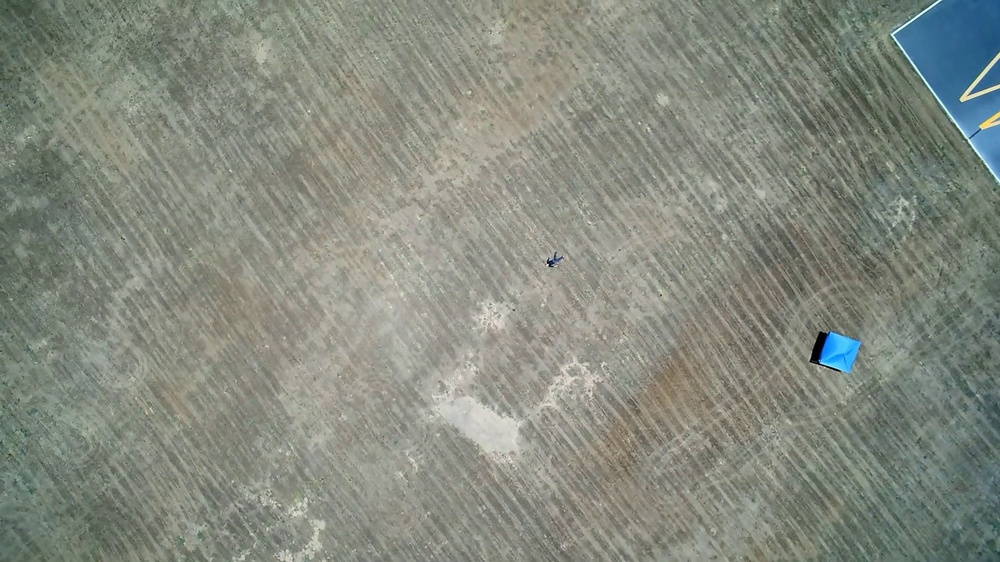
#> input picture data/real/tent_mannequin_multi.jpg, 1000 x 562 px, shrunk from 1920 x 1080 before the run, found by its file name
$ python augment_frames.py
#> lines starting #> are read from the running program, lines starting #| are printed output that depends on the picture
#> in main, img is the input picture: shape (562, 1000, 3); mean B, G, R 127.2, 138.2, 133.1
"""Synthetically expand real-frame variety for the generalization test.

We only have 4 clean real frames, all from one flight pass seconds apart --
not enough variety to claim the agent "generalizes." This script makes 4
augmented variants of each real frame (brightness up/down, small rotation,
horizontal flip) so training sees more lighting/orientation diversity per
scene, while the held-out test in train_rl_generalization.py still holds out
an entire real scene (base frame + all its variants) it never saw in any
form.

Usage:
    python src/augment_frames.py
"""
from pathlib import Path

import cv2
import numpy as np

BASE_FRAMES = {
    "frame_multi": "data/real/tent_mannequin_multi.jpg",
    "frame_mannequin_tent": "data/real/mannequin_tent.jpg",
    "frame_single_tent": "data/real/single_tent.jpg",
    "frame_tent_closeup": "data/real/tent_closeup.jpg",
}

OUT_DIR = Path("data/real/augmented")


def brightness(img, delta):
#> called with delta = 35
    return cv2.convertScaleAbs(img, alpha=1.0, beta=delta)
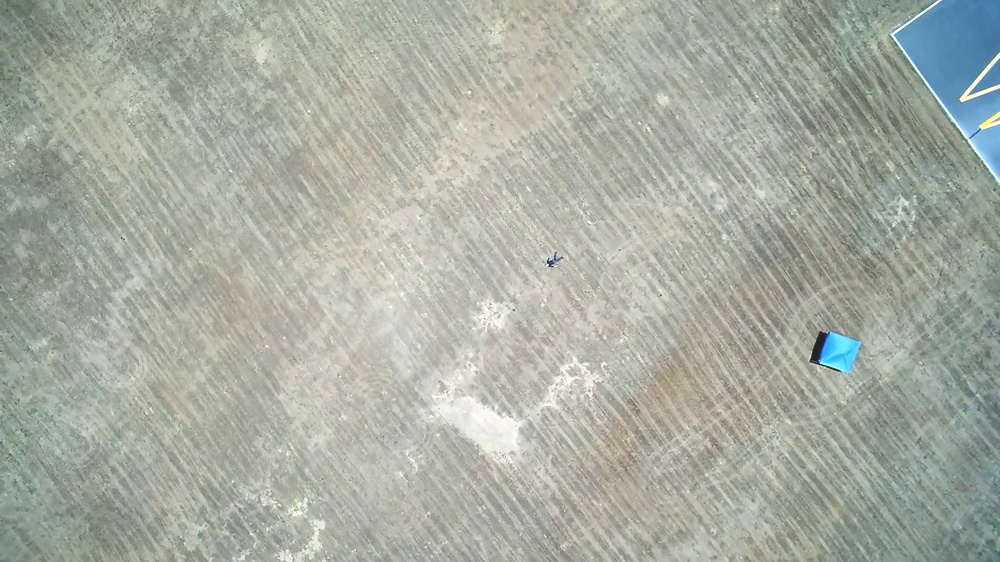
#> returned value: shape (562, 1000, 3); mean of channels 0, 1, 2 162.1, 173.2, 168.1; drawn as B, G, R
#> call 2 of brightness, with delta = -35
#> in brightness (call 2), `return cv2.convertScaleAbs(img, alpha=1.0, beta=delta)`:
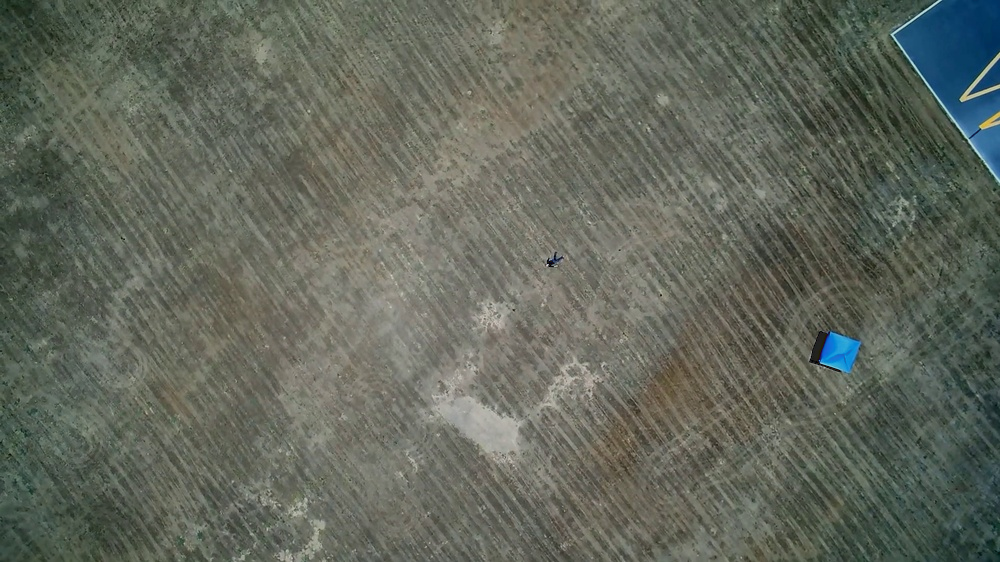
#> returned value: shape (562, 1000, 3); mean of channels 0, 1, 2 92.2, 103.2, 98.1; drawn as B, G, R


def rotate(img, angle):
#> called with angle = 6
    h, w = img.shape[:2]
#> h = 562; w = 1000
    center = (w // 2, h // 2)
#> center = (500, 281)
    matrix = cv2.getRotationMatrix2D(center, angle, 1.0)
#> matrix = [[0.995, 0.105, -26.63], [-0.105, 0.995, 53.8]]
    return cv2.warpAffine(img, matrix, (w, h), borderMode=cv2.BORDER_REFLECT)
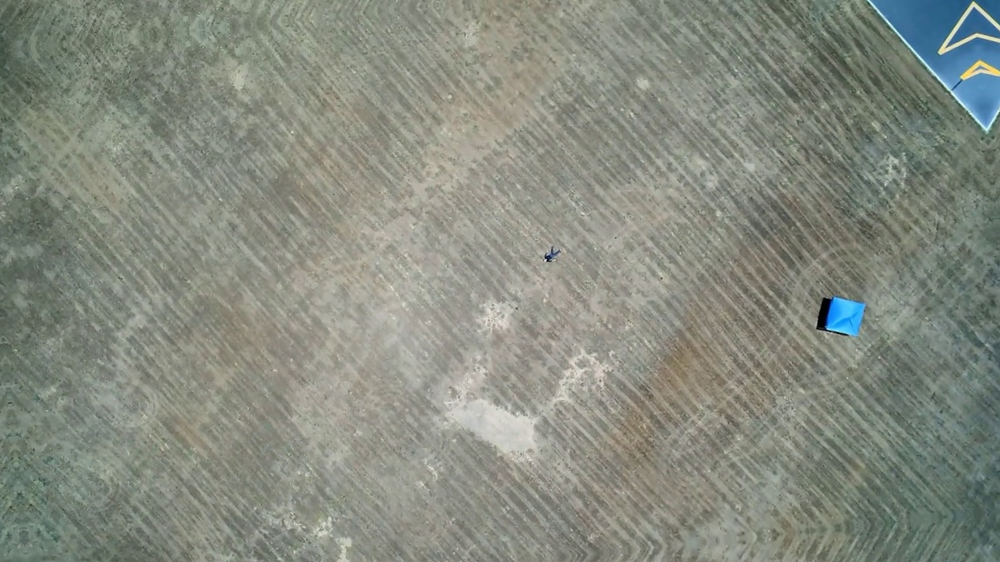
#> returned value: shape (562, 1000, 3); mean of channels 0, 1, 2 127.3, 138.7, 133.7; drawn as B, G, R


def flip_horizontal(img):
    return cv2.flip(img, 1)
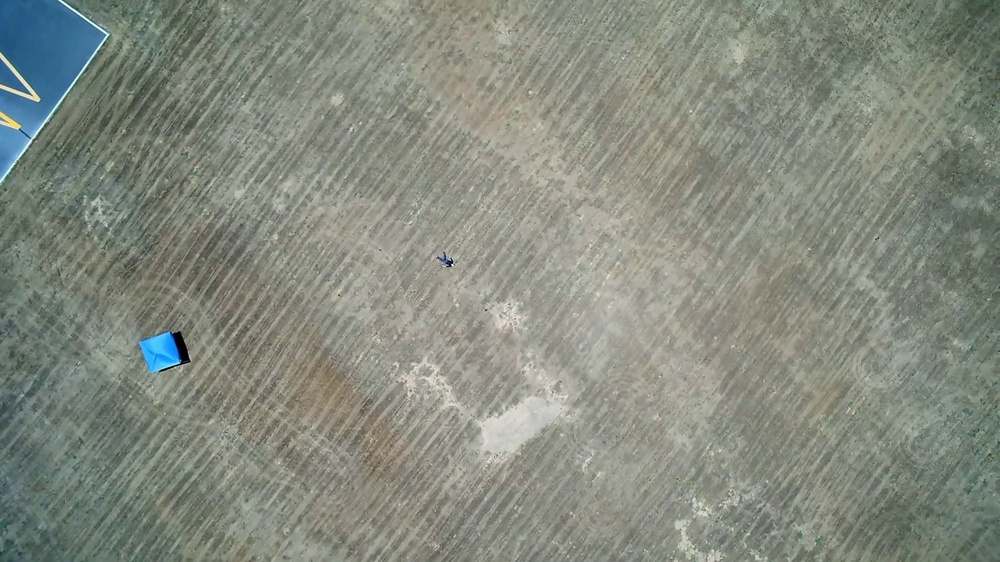
#> returned value: shape (562, 1000, 3); mean of channels 0, 1, 2 127.2, 138.2, 133.1; drawn as B, G, R


def main():
    OUT_DIR.mkdir(parents=True, exist_ok=True)
    manifest = []

    for base_id, path in BASE_FRAMES.items():
        img = cv2.imread(path)
        if img is None:
            raise FileNotFoundError(path)

        variants = {
            "bright": brightness(img, 35),
            "dark": brightness(img, -35),
            "rot": rotate(img, 6),
            "flip": flip_horizontal(img),
        }

        for variant_name, variant_img in variants.items():
            out_path = OUT_DIR / f"{base_id}_{variant_name}.jpg"
            cv2.imwrite(str(out_path), variant_img)
            manifest.append((f"{base_id}_{variant_name}", str(out_path)))
            print(f"  wrote {out_path}")
#> this loop made 4 passes
#|   wrote data/real/augmented/frame_multi_bright.jpg
#|   wrote data/real/augmented/frame_multi_dark.jpg
#|   wrote data/real/augmented/frame_multi_rot.jpg
#|   wrote data/real/augmented/frame_multi_flip.jpg
#> after the loop, manifest = 4 items
#> pass 2 of the loop in main, `for base_id, path in BASE_FRAMES.items():`:
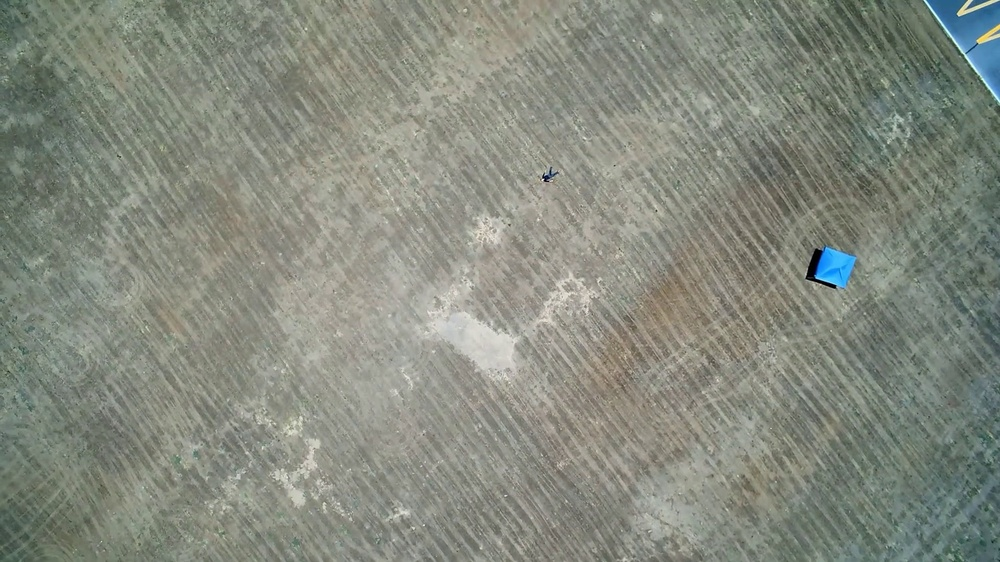
#> input picture data/real/mannequin_tent.jpg, 1000 x 562 px, shrunk from 1920 x 1080 before the run, found by its file name
#> in main, img is the input picture: shape (562, 1000, 3); mean B, G, R 126.4, 137.8, 133.1
#> in brightness (call 4), `return cv2.convertScaleAbs(img, alpha=1.0, beta=delta)`:
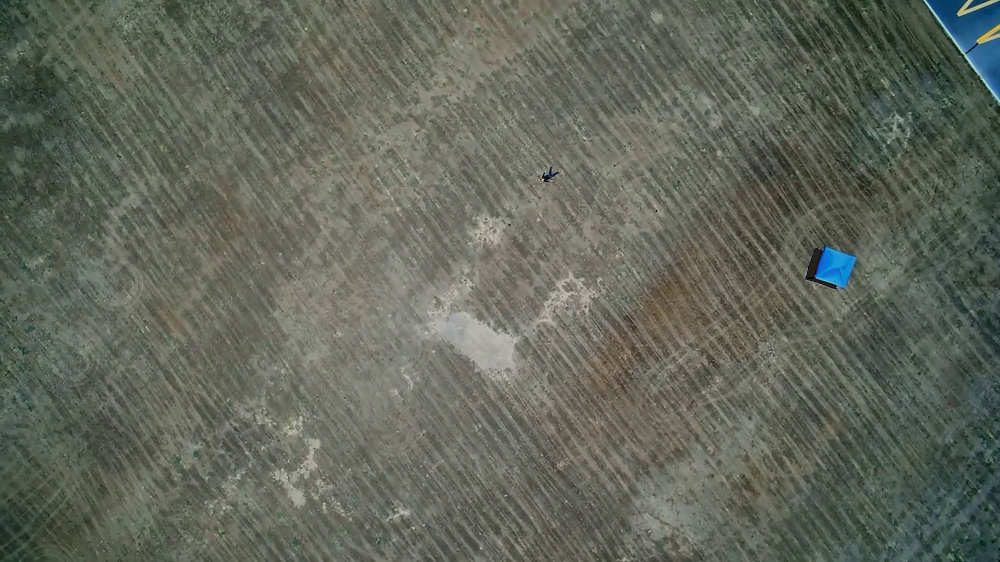
#> returned value: shape (562, 1000, 3); mean of channels 0, 1, 2 91.4, 102.9, 98.1; drawn as B, G, R
#> in flip_horizontal (call 2), `return cv2.flip(img, 1)`:
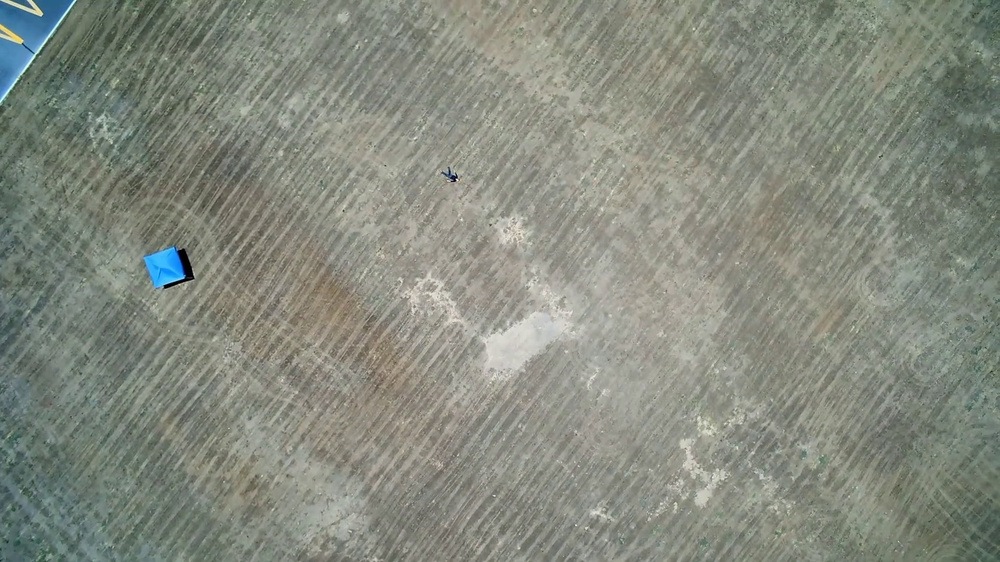
#> returned value: shape (562, 1000, 3); mean of channels 0, 1, 2 126.4, 137.8, 133.1; drawn as B, G, R
#> the loop in main, `for variant_name, variant_img in variants.items():` made 4 passes
#> (printed output is left out)
#> after the loop in main, `for variant_name, variant_img in variants.items():`: manifest = 8 items
#> pass 3 of the loop in main, `for base_id, path in BASE_FRAMES.items():`:
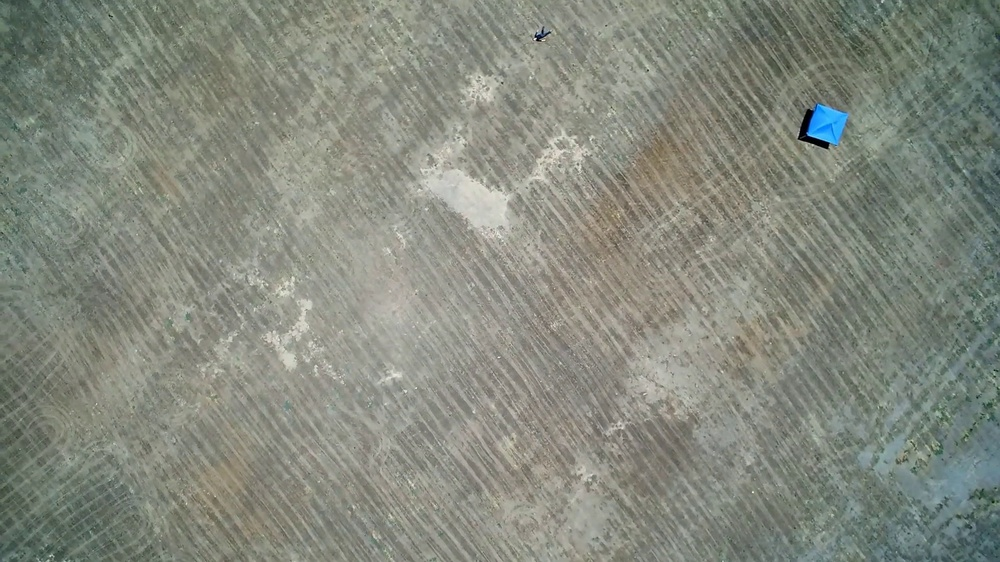
#> input picture data/real/single_tent.jpg, 1000 x 562 px, shrunk from 1920 x 1080 before the run, found by its file name
#> in main, img is the input picture: shape (562, 1000, 3); mean B, G, R 125.8, 137, 132.4
#> in brightness (call 6), `return cv2.convertScaleAbs(img, alpha=1.0, beta=delta)`:
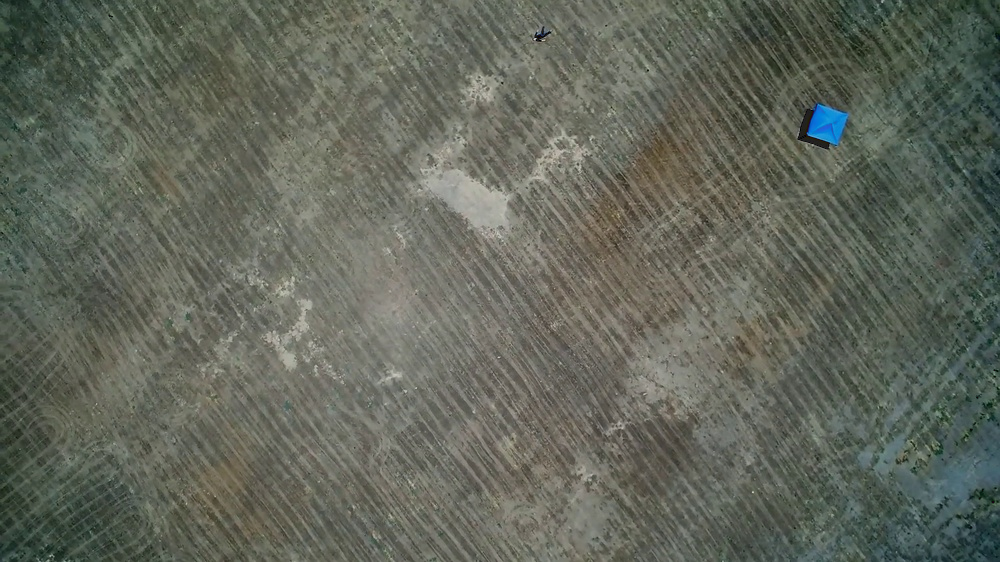
#> returned value: shape (562, 1000, 3); mean of channels 0, 1, 2 90.8, 102, 97.5; drawn as B, G, R
#> in flip_horizontal (call 3), `return cv2.flip(img, 1)`:
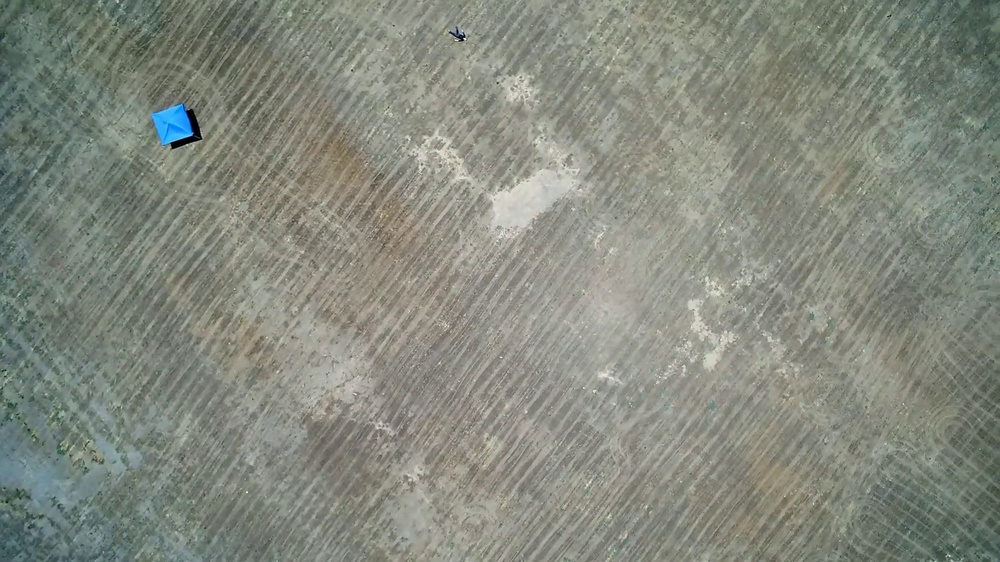
#> returned value: shape (562, 1000, 3); mean of channels 0, 1, 2 125.8, 137, 132.4; drawn as B, G, R
#> after the loop in main, `for variant_name, variant_img in variants.items():`: manifest = 12 items
#> the loop made 4 passes; the first 3 are shown

    print(f"\n{len(manifest)} synthetic variants written to {OUT_DIR}")


if __name__ == "__main__":
    main()
